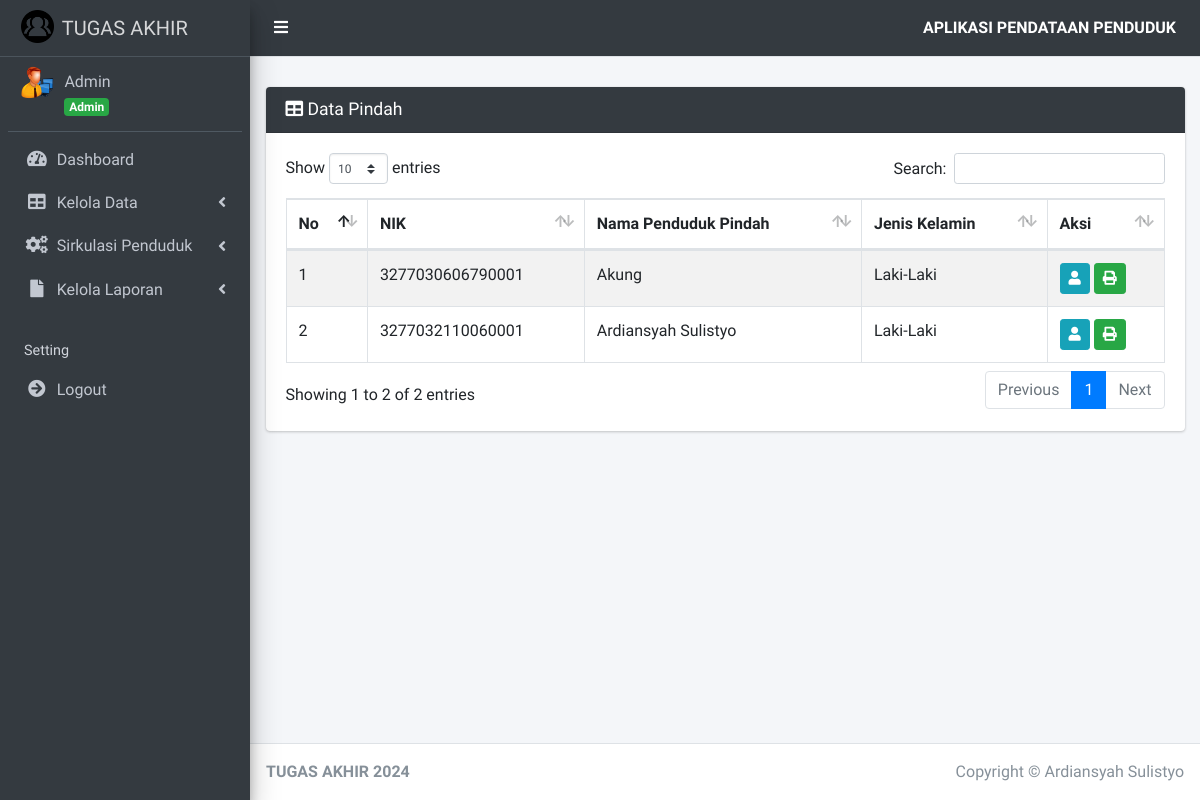
Before: /index.php?page=pindah (signed in) with the older database file.
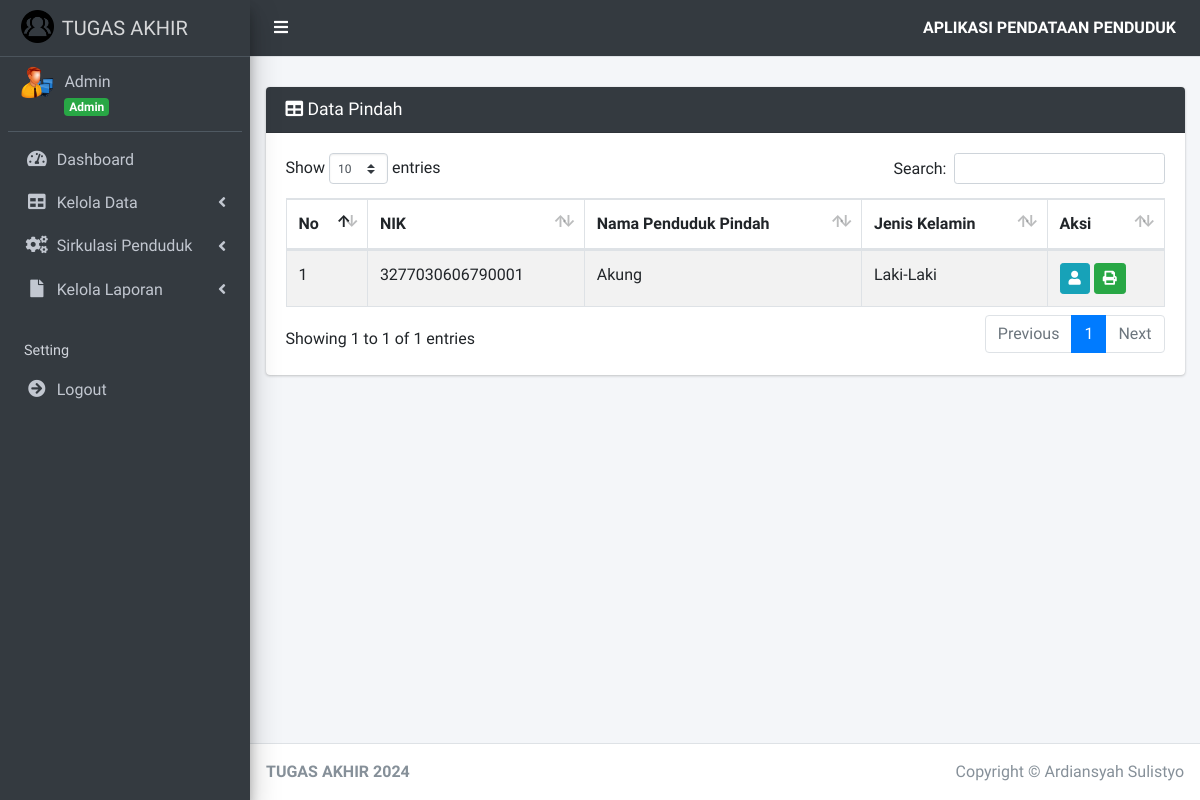
After: the same page with the newer database file.
### tables this page shows
CREATE TABLE `penduduk` (
  `id_penduduk` int(11) NOT NULL,
  `id_user` int(11) NOT NULL,
  `nik_penduduk` varchar(16) NOT NULL,
  `nama_penduduk` varchar(45) NOT NULL,
  `tempat_lahir_penduduk` varchar(30) NOT NULL,
  `tanggal_lahir_penduduk` date NOT NULL,
  `jenis_kelamin_penduduk` enum('Laki-Laki','Perempuan') NOT NULL,
  `alamat_penduduk` text NOT NULL,
  `desa_kelurahan_penduduk` varchar(30) NOT NULL,
  `kecamatan_penduduk` varchar(30) NOT NULL,
  `kabupaten_kota_penduduk` varchar(30) NOT NULL,
  `provinsi_penduduk` varchar(30) NOT NULL,
  `negara_penduduk` varchar(30) NOT NULL,
  `rt_penduduk` varchar(3) NOT NULL,
  `rw_penduduk` varchar(3) NOT NULL,
  `agama_penduduk` enum('Islam','Kristen','Katolik','Hindu','Buddha','Konghucu') NOT NULL,
  `pendidikan_terakhir_penduduk` varchar(20) NOT NULL,
  `pekerjaan_penduduk` varchar(20) NOT NULL,
  `status_perkawinan_penduduk` enum('Kawin','Tidak Kawin','Belum Kawin','Cerai') NOT NULL,
  `status` enum('Ada','Meninggal') NOT NULL,
  `status_keluarga` enum('Sudah Berkeluarga','Belum Berkeluarga','','') NOT NULL
);

### pages/pindah/index.php (the view, shortened to what this page needs)
<div class="card card-dark">
    <div class="card-header">
        <h3 class="card-title">
            <i class="fa fa-table"></i> Data Pindah
        </h3>
    </div>
    <div class="card-body">
        <div class="table-responsive">
            <table id="example1" class="table table-bordered table-striped">
                <thead>
                    <tr>
                        <th>No</th>
                        <th>NIK</th>
                        <th>Nama Penduduk Pindah</th>
                        <th>Jenis Kelamin</th>
                        <th>Aksi</th>
                    </tr>
                </thead>
                <tbody>
                    <?php
                    $no = 1;
                    $sql = $koneksi->query("SELECT * FROM `penduduk` JOIN `surat_pindah` ON `penduduk`.id_penduduk = `surat_pindah`.id_penduduk JOIN anggota_keluarga ON penduduk.id_penduduk=anggota_keluarga.id_penduduk");
                    foreach ($sql as $data_pindah) :
                    ?>
                        <tr>
                            <td><?= $no++ ?></td>
                            <td><?= $data_pindah['nik_penduduk'] ?></td>
                            <td><?= $data_pindah['nama_penduduk'] ?></td>
                            <td><?= $data_pindah['jenis_kelamin_penduduk'] ?></td>
                            <td>
                                <a href="?page=detail_pindah&id_penduduk=<?= $data_pindah['id_penduduk']; ?>" title="Detail" class="btn btn-info btn-sm">
                                    <i class="fa fa-user"></i>
                                </a>
                                <a href="surat/cetak_pindah.php?id_penduduk=<?= $data_pindah['id_penduduk']; ?>&id_kk=<?= $data_pindah['id_kk'] ?>" target="_blank" title="Cetak" class="btn btn-success btn-sm">
                                    <i class="fa fa-print"></i>
                            </td>
                        <?php endforeach; ?>
                </tbody>
            </table>
        </div>
    </div>
</div>

Changed rows visible on the page:
no longer on this page (row edited): penduduk: nik_penduduk "3277032110060001", nama_penduduk "Ardiansyah Sulistyo", jenis_kelamin_penduduk "Laki-Laki"
Other visible differences:
text written by a page script: "Show entries Search: Showing 1 to 2 of 2 entries Previous 1 Next" → "Show entries Search: Showing 1 to 1 of 1 entries Previous 1 Next"
